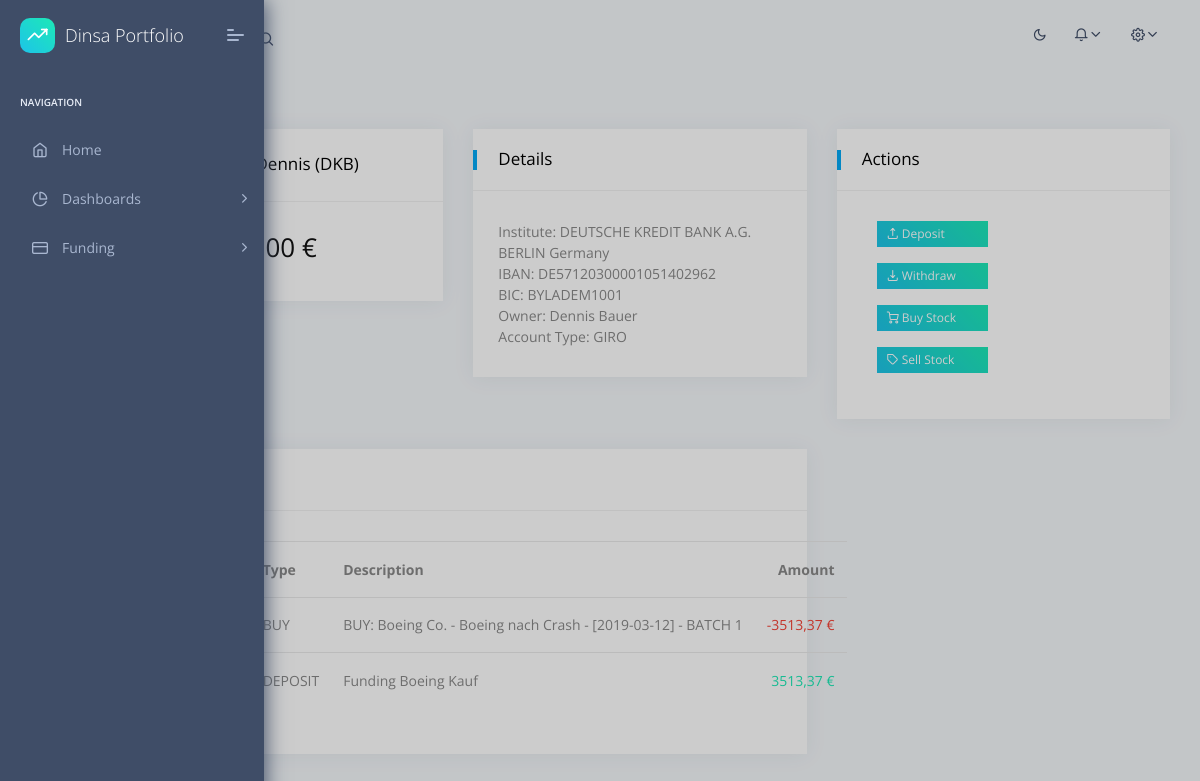
Screenshot of /portfolio/bankaccount/1 with the database file from the repository.
### portfolio/models/bank_account.py (models this page shows)
class BankAccount(models.Model):
    iban = models.CharField(unique=True, max_length=22, verbose_name="IBAN")
    name = models.CharField(max_length=100, default="tbd", verbose_name="Name")
    fk_institute = models.ForeignKey(
        Institute, on_delete=models.CASCADE, verbose_name="Institute", default=0
    )
    fk_owner = models.ForeignKey(
        Person, on_delete=models.CASCADE, verbose_name="Owner", default=0
    )
    account_status = models.CharField(
        max_length=15,
        choices=ACCOUNT_STATUS_CHOICES,
        default="ACTIVE",
        verbose_name="Account Status",
    )
    account_type = models.CharField(
        max_length=15,
        choices=ACCOUNT_TYPE_CHOICES,
        default="GIRO",
        verbose_name="Account Type",
    )
    def __str__(self) -> str:
        return f"{self.name} ({self.fk_institute.short_name})"

### portfolio/models/institute.py (models this page shows)
class Institute(models.Model):
    bic = models.CharField(max_length=12, blank=False, unique=True, verbose_name="BIC")
    name = models.CharField(max_length=100, blank=False, verbose_name="Name")
    short_name = models.CharField(
        max_length=20, default="", blank=True, verbose_name="Short Name"
    )
    logo = ResizedImageField(size=[300, 300], upload_to="logos", force_format="PNG")
    def __str__(self):
        return self.name

### portfolio/models/person.py (models this page shows)
class Person(models.Model):
    name = models.CharField(max_length=100, blank=False, verbose_name="Name")
    surname = models.CharField(max_length=100, blank=False, verbose_name="Surname")
    picture = ResizedImageField(
        size=[500, 500], upload_to="profile_pics", force_format="PNG"
    )
    def __str__(self):
        return f"{self.surname} {self.name}"

### portfolio/models/account_booking.py (models this page shows)
class AccountBooking(models.Model):
    fk_bank_account = models.ForeignKey(
        BankAccount, on_delete=models.CASCADE, blank=False, verbose_name="Bank Account"
    )
    fk_transaction = models.ForeignKey(
        Transaction, on_delete=models.CASCADE, blank=False
    )
    value = models.DecimalField(
        max_digits=14, decimal_places=2, blank=False, verbose_name="Value"
    )
    booking_date = models.DateField(
        default=date.today, blank=False, verbose_name="Booking Date"
    )
    description = models.TextField(
        max_length=500, blank=True, verbose_name="Description"
    )

### portfolio/models/transaction.py (models this page shows, shortened)
class Transaction(models.Model):
    models.UUIDField(
        primary_key=True, default=uuid.uuid4, editable=False, verbose_name="UUID"
    )
    date = models.DateField(auto_now_add=True, verbose_name="Date")
    description = models.TextField(
        max_length=500, blank=True, verbose_name="Description"
    )
    transaction_type = models.CharField(
        max_length=15,
        choices=TRANSACTION_TYPE_CHOICES,
        default="DEPOSIT",
    )
    status = models.CharField(max_length=11, choices=TR_STATUS_CHOICES, default=DRAFT)

### portfolio/views/bank_account.py (the view)
# urls.py: path("bankaccount/<int:id>", bankaccount, name="bankaccount"),
def bankaccount(request, id):
    context = {}
    context["sidebar"] = get_sidebar_context()
    account = BankAccount.objects.filter(id=id)[0]
    bookings = AccountBooking.objects.filter(fk_bank_account=account)
    balance = 0.0
    for booking in bookings:
        balance += float(booking.value)
    context["account"] = account
    context["bookings"] = bookings
    context["balance"] = balance
    return render(
        request,
        "portfolio/bankaccount.html",
        context,
    )

### portfolio/views/utils/context.py (called while the page is built)
def get_sidebar_context():
    return {"portfolios": Portfolio.objects.all()}

### portfolio/templates/portfolio/bankaccount.html (shortened to what this page needs)
{% extends "layouts/base.html" %}
{% load crispy_forms_tags %}
{% block content %}
    <div class="row">
        <div class="col-md-6 col-xl-4">
            <div class="card">
                <div class="card-header">
                    <h5>
                        {{ account }}
                    </h5>
                </div>
                <div class="card-block">
                    <div class="row d-flex align-items-center">
                        <div class="col-md-12">
                            <h3>Balance:&nbsp;{{ balance|floatformat:"2g" }} €</h3>
                        </div>
                    </div>
                </div>
            </div>
        </div>
        <div class="col-md-6 col-xl-4">
            <div class="card">
                <div class="card-header">
                    <h5>Details</h5>
                </div>
                <div class="card-block">
                    <div class="row d-flex align-items-center">
                        <div class="col-12">
                            <p class="d-flex align-items-left m-b-0">Institute: {{ account.fk_institute }}</p>
                            <p class="d-flex align-items-left m-b-0">IBAN: {{ account.iban }}</p>
                            <p class="d-flex align-items-left m-b-0">BIC: {{ account.fk_institute.bic }}</p>
                            <p class="d-flex align-items-left m-b-0">Owner: {{ account.fk_owner }}</p>
                            <p class="d-flex align-items-left m-b-0">Account Type: {{ account.account_type }}</p>
                        </div>
                    </div>
                </div>
            </div>
        </div>
        <div class="col-md-12 col-xl-4">
            <div class="card daily-sales">
                <div class="card-header">
                    <h5>Actions</h5>
                </div>
                <div class="card-block">
                    <div class="col-md-6">
                        <p>
                            <a class="label theme-bg text-white f-12 btn-block"
                               href="{% url 'deposit' %}"
                               role="button"><i class="feather icon-upload"></i>&nbsp;Deposit</a>
                        </p>
                        <p>
                            <a class="label theme-bg text-white f-12 btn-block"
                               href="{% url 'withdraw' %}"
                               role="button"><i class="feather icon-download"></i>&nbsp;Withdraw</a>
                        </p>
                        <p>
                            <a class="label theme-bg text-white f-12 btn-block"
                               href="{% url 'buy' %}"
                               role="button"><i class="feather icon-shopping-cart"></i>&nbsp;Buy Stock</a>
                        </p>
                        <p>
                            <a class="label theme-bg text-white f-12 btn-block"
                               href="#"
                               role="button"><i class="feather icon-tag"></i>&nbsp;Sell Stock</a>
                        </p>
                    </div>
                </div>
            </div>
        </div>
        <div class="col-md-12 col-xl-8">
            <div class="card">
                <div class="card-header">
                    <h5>Bookings</h5>
                </div>
                <div class="card-block">
                    {% if bookings %}
                        <table class="table table-hover">
                            <thead>
                                <tr>
                                    <th class="text-right px-10">Date</th>
                                    <th>Type</th>
                                    <th>Description</th>
                                    <th class="text-right px-10">Amount</th>
                                </tr>
                            </thead>
                            <tbody>
                                {% for booking in bookings %}
                                    <tr>
                                        <td class="text-right px-10">{{ booking.booking_date }}</td>
                                        <td>{{ booking.fk_transaction.transaction_type }}</td>
                                        <td>{{ booking.description }}</td>
                                        {% if booking.value < 0 %}
                                            <td class="text-right px-10 text-c-red">{{ booking.value }} €</td>
                                        {% else %}
                                            <td class="text-right px-10 text-c-green">{{ booking.value }} €</td>
                                        {% endif %}
                                    </tr>
                                {% endfor %}
                            </tbody>
                        </table>
                    {% else %}
                        <p>No bookings found.</p>
                    {% endif %}
                </div>
            </div>
        </div>
    </div>
{% endblock content %}

### rows the page displays
BankAccount: name+fk_institute "Girokonto Dennis (DKB)", fk_institute "DEUTSCHE KREDIT BANK A.G. BERLIN Germany", iban "DE57120300001051402962", fk_institute.bic "BYLADEM1001", fk_owner "Dennis Bauer", account_type "GIRO"
AccountBooking: fk_transaction.transaction_type "BUY", description "BUY: Boeing Co. - Boeing nach Crash - [2019-03-12] - BATCH 1", value "-3513,37"
AccountBooking: fk_transaction.transaction_type "DEPOSIT", description "Funding Boeing Kauf", value "3513,37"

### other values shown
{{ balance|floatformat:"2g" }} "0,00"
